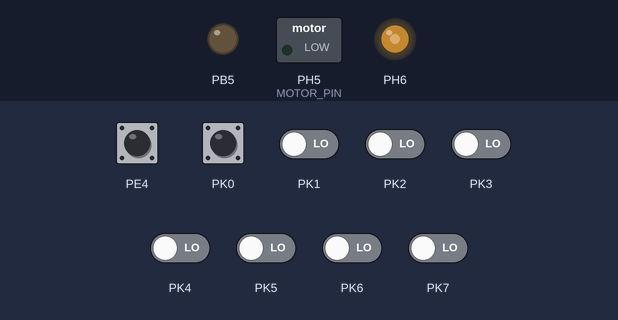
Simulated run of this program. Board: ATmega2560, built with avr-gcc and emulated at 16 MHz. On the bench: switched loads named in the program (green lamp = pin HIGH), output pins drawn as LEDs (lit = HIGH). The test bench sets the inputs (shaded band); at power-on: PE4 HIGH, PK0–7 LOW.

Above: at 1.25 s.
1.3 s: PE4 pulled LOW for 0.15 s
At 2.5 s:
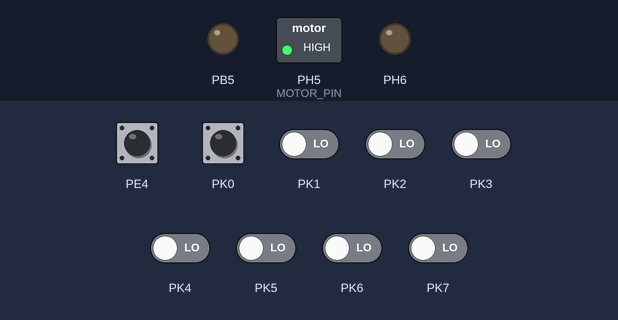
2.9 s: PK0 pulsed HIGH 5 times (0.12 s each, 0.3 s apart)
At 3.85 s:
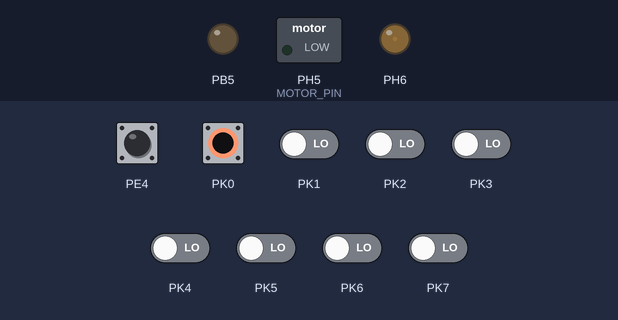
At 4.45 s:
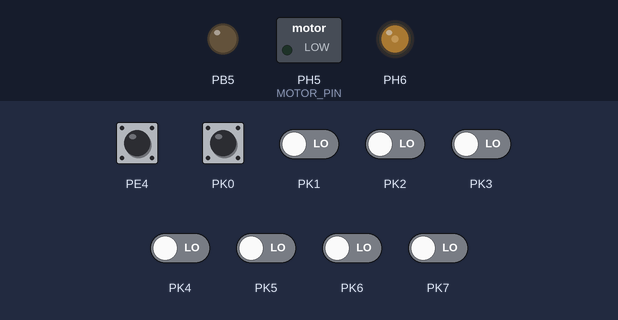
Timing chart, 0 to 13.3 s (numbered marks = the images above; inputs shaded):
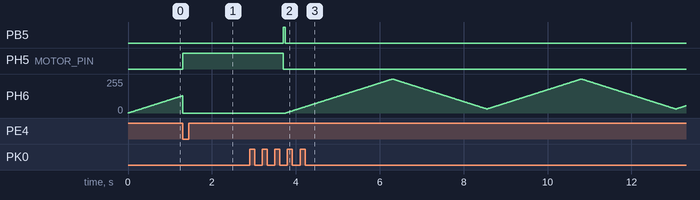

Measured:
- after the input at 1.3 s, PH5 (MOTOR_PIN): LOW → HIGH at once

The program:

Looping_Louie.c
```c
/*
* Looping Louie.c
*
* Created: 11.10.2015 12:35:54
* Author : Simon Richter
*/

#ifndef F_CPU
#define F_CPU 16000000UL // 16 MHz clock speed
#endif

#include <avr/io.h>
#include <util/delay.h>
#include <avr/interrupt.h>

#include "Looping Louie.h"
#include "ll_init.h"
#include "ll_debug.h"
#include "ll_resetSwitch.h"

#define LED_COLOR_OFF			0x00000000 // all LEDs OFF
#define LED_COLOR_PLAYER_LOST	0x00ff0000 // RED
#define LED_COLOR_PLAYER_1CHIP	0x000000ff // BLUE
#define LED_COLOR_PLAYER_2CHIP	0x0000ff00 // GREEN
#define LED_COLOR_PLAYER_3CHIP	0x00ffffff // WHITE

enum GAME_STEPS {
	STEP_GAME_ERROR	= 0,
	STEP_GAME_INIT,
	STEP_GAME_RUN,
	STEP_GAME_STOP,
	STEP_GAME_RESTART_WAIT,
#ifdef DEBUG
	LL_DEBUGGING,
#endif
};

uint8_t playerChips[MAX_PLAYERS];
struct pinPortMap g_ledMap[MAX_PLAYERS * 3];
uint8_t g_step;
volatile uint8_t g_isr_portchistory = 0; // all ports are pulled up
uint8_t g_isr_pinState[MAX_PLAYERS];

void ll_setSpeaker(uint8_t enable)
{
	if(enable)
	{
		PORTB |= (1<<PB5);
	}
	else
	{
		PORTB &= ~(1<<PB5);
	}
}
void ll_stopMotor()
{
	MOTOR_PORT &= ~(1<<MOTOR_PIN);
}

void ll_startMotor()
{
	MOTOR_PORT |= (1<<MOTOR_PIN);
}

void ll_setLedColor(uint8_t player, uint32_t color)
{
	uint8_t r,g,b;
	b = color & 0x000000ff;
	color >>= 8;
	g = color & 0x000000ff;
	color >>= 8;
	r = color & 0x000000ff;

	if(r > 0)
	{
		//SET_PORT(*g_ledMap[(player * 3)].port, g_ledMap[(player * 3)].pin);
		*g_ledMap[(player * 3)].port |= (1<<g_ledMap[(player * 3)].pin);
	}
	else
	{
		//CLR_PORT(*g_ledMap[(player * 3)].port, g_ledMap[(player * 3)].pin);
		*g_ledMap[(player * 3)].port &= ~(1<<g_ledMap[(player * 3)].pin);
	}

	if(g > 0)
	{
		*g_ledMap[(player * 3) +1].port |= (1<<g_ledMap[(player * 3) +1].pin);
	}
	else
	{
		*g_ledMap[(player * 3) +1].port &= ~(1<<g_ledMap[(player * 3) +1].pin);
	}

	if(b > 0)
	{
		*g_ledMap[(player * 3) +2].port |= (1<<g_ledMap[(player * 3) +2].pin);
	}
	else
	{
		*g_ledMap[(player * 3) +2].port &= ~(1<<g_ledMap[(player * 3) +2].pin);
	}
}

void ll_updateColor(uint8_t player)
{
	uint32_t color = 0x00ffffff;

	switch(playerChips[player])
	{
		case 0:
			color = LED_COLOR_PLAYER_LOST;
			break;

		case 1:
			color = LED_COLOR_PLAYER_1CHIP;
			break;

		case 2:
			color = LED_COLOR_PLAYER_2CHIP;
			break;

		case 3:
			color = LED_COLOR_PLAYER_3CHIP;
			break;

		//default:
		// do not catch error ..
	}
	ll_setLedColor(player, color);
}

void ll_stopGame()
{
	uint8_t i;
	// disable interrupt while not playing
	PCICR &= ~(1<<PCIE2);

	// stop the motor
	ll_stopMotor();

	// switch off all LEDs of every player expect that one, that lost
	for(i = 0; i < MAX_PLAYERS; i++)
	{
		if(playerChips[i] > 0)
		{
			ll_setLedColor(i, LED_COLOR_OFF);
		}
	}

	// activate Restart Switch
	ll_restartSwEnable();

	// beep 1 time to signal GAME STOPED
	ll_setSpeaker(1);
	_delay_ms(50);
	ll_setSpeaker(0);
}

void ll_runGame()
{
	return;
}

void ll_startGame()
{
	int i;
	for(i = 0; i < MAX_PLAYERS; i++)
	{
		playerChips[i] = 3; // 3 Chips per player at start
		g_isr_pinState[i] = LOW; // all pins are at LOW
		ll_setLedColor(i, LED_COLOR_PLAYER_3CHIP); // set LED of every player to START
	}
	g_isr_portchistory = 0;
	PCICR |= (1<<PCIE2); // enable interrupt for PCIE2
	PCMSK2 = 0xff; // Interrupt at all 8 pins

	ll_startMotor();
}

int main(void)
{
	uint8_t fadeDirect = RESTART_SW_FADE_IN;
	uint8_t fadeBrightness = 0;

	initDebugSystem();
	ll_initSystem( g_ledMap );
	ll_initRestartSwitch();

	g_step = STEP_GAME_RESTART_WAIT;
	// activate Restart Switch
	ll_restartSwEnable();
	while (1)
	{
		switch(g_step)
		{
			case STEP_GAME_INIT:
			ll_startGame();
			// stop RestartSwitch LED
			RESTART_SW_LED = 0;
			g_step = STEP_GAME_RUN;
			break;

			case STEP_GAME_RUN:
			ll_runGame();
			break;

			case STEP_GAME_STOP:
			ll_stopGame();
			// start fading in the RestartSwitch LED
			fadeDirect = RESTART_SW_FADE_IN;
			fadeBrightness = 0;
			g_step = STEP_GAME_RESTART_WAIT;
			break;

			case STEP_GAME_RESTART_WAIT:
				if(fadeDirect == RESTART_SW_FADE_IN)
				{
					fadeBrightness++;
					if(fadeBrightness >= RESTART_SW_LED_MAX_VAL)
					{
						fadeDirect = RESTART_SW_FADE_OUT;
					}
				}
				else
				{
					fadeBrightness--;
					if(fadeBrightness <= RESTART_SW_LED_MIN_VAL)
					{
						fadeDirect = RESTART_SW_FADE_IN;
					}
				}
				_delay_ms(10);
				RESTART_SW_LED = fadeBrightness;

			break;

			default:
			g_step = STEP_GAME_ERROR;
			break;
		}
		// TODO: needed !?!
		_delay_us(1);
	}
}

ISR(PCINT2_vect)
{
	uint8_t changedbits;
	int8_t player = -1;
	uint8_t i;

	changedbits = PINK ^ g_isr_portchistory;
	g_isr_portchistory = PINK;

	// if nothing changed -> ignore
	if(changedbits == 0)
	{
#ifdef DEBUG
		setDebugLED(1);
		setDebugSpeaker(1);
		_delay_ms(10);
		setDebugLED(0);
		setDebugSpeaker(0);
#endif
		return;
	}

	// check which player lost a chip
	for( i = 0; i < MAX_PLAYERS; i++)
	{
		if((changedbits & 0x01) == 1)
		{
			player = i;
			break;
		}
		changedbits >>= 1;
	}

	if(g_isr_pinState[player] == LOW)
	{
		g_isr_pinState[player] = HIGH;
	}
	else
	{
		g_isr_pinState[player] = LOW;
		return;
	}
	// disable Interrupt for this player
	//PCMSK2 &= ~(1<<player);

	playerChips[player] --;
	if( playerChips[player] <= 0)
	{
		// player lost
		g_step = STEP_GAME_STOP;
	}
	ll_updateColor(player);
	_delay_ms(200);
}

ISR(INT4_vect)
{
	// Restart Switch pressed -> Start game
	g_step = STEP_GAME_INIT;

	ll_restartSwDisable();
}
```

Looping_Louie.h
```c
/*
 * Looping_Louie.h
 *
 * Created: 31.10.2015 10:39:54
 *  Author: Simon
 */


#ifndef LOOPING_LOUIE_H_
#define LOOPING_LOUIE_H_

#ifndef F_CPU
#define F_CPU				16000000UL // 16 MHz clock speed
#endif

#define MAX_PLAYERS			8

#define SET_BIT(PORT,PIN)	(PORT |= (1<<PIN))
#define CLR_BIT(PORT,PIN)	(PORT &= ~(1<<PIN))

#define MOTOR_PORT			PORTH
#define MOTOR_PIN			PH5

#define HIGH				1
#define LOW					0

#include <avr/io.h>

struct pinPortMap
{
	volatile uint8_t *port;
	uint8_t pin;
	uint8_t direct;
};

void ll_setSpeaker(uint8_t enable);

#endif /* LOOPING_LOUIE_H_ */
```

ll_debug.c
```c
/*
 * ll_debug.c
 *
 * Created: 31.10.2015 10:56:59
 *  Author: Simon
 */

#include <avr/io.h>

#include "Looping Louie.h"
#include "ll_debug.h"

void __inline__ setDebugLED(uint8_t enable)
{
#ifdef DEBUG
	if(enable)
	{
		PORTB |= (1<<PB7);
	}
	else
	{
		PORTB &= ~(1<<PB7);
	}
#endif
}

void __inline__ setDebugSpeaker(uint8_t enable)
{
#ifdef DEBUG
	ll_setSpeaker(enable);
#endif
}
void __inline__ initDebugSystem()
{
#ifdef DEBUG
	DDRB |= (1<<DDB7) | (1<<DDB5); // set Debug[LED|Speaker] as output
#endif
}
```

ll_debug.h
```c
/*
 * ll_debug.h
 *
 * Created: 31.10.2015 10:57:11
 *  Author: Simon
 */


#ifndef LL_DEBUG_H_
#define LL_DEBUG_H_

void setDebugLED(uint8_t enable);
void setDebugSpeaker(uint8_t enable);
void initDebugSystem();

#endif /* LL_DEBUG_H_ */
```

ll_init.c
```c
/*
 * ll_init.c
 *
 * Created: 31.10.2015 10:34:20
 *  Author: Simon
 */

#include <avr/io.h>
#include <avr/interrupt.h>

#include "Looping Louie.h"
#include "ll_init.h"

void ll_initSystem( struct pinPortMap *ledMap )
{
	uint8_t i;

	// player 1 - red
	ledMap[0].pin = PA0;
	ledMap[0].port = &PORTA;
	ledMap[0].direct = DDRA;
	// player 1 - green
	ledMap[1].pin = PA1;
	ledMap[1].port = &PORTA;
	ledMap[1].direct = DDRA;
	// player 1 - blue
	ledMap[2].pin = PA2;
	ledMap[2].port =&PORTA;
	ledMap[2].direct = DDRA;

	// player 2 - red
	ledMap[3].pin = PA3;
	ledMap[3].port = &PORTA;
	ledMap[3].direct = DDRA;
	// player 2 - green
	ledMap[4].pin = PA4;
	ledMap[4].port = &PORTA;
	ledMap[4].direct = DDRA;
	// player 2 - blue
	ledMap[5].pin = PA5;
	ledMap[5].port = &PORTA;
	ledMap[5].direct = DDRA;

	// player 3 - red
	ledMap[6].pin = PA6;
	ledMap[6].port = &PORTA;
	ledMap[6].direct = DDRA;
	// player 3 - green
	ledMap[7].pin = PA7;
	ledMap[7].port = &PORTA;
	ledMap[7].direct = DDRA;
	// player 3 - blue
	ledMap[8].pin = PC7;
	ledMap[8].port = &PORTC;
	ledMap[8].direct = DDRC;

	// player 4 - red
	ledMap[9].pin = PC6;
	ledMap[9].port = &PORTC;
	ledMap[9].direct = DDRC;
	// player 4 - green
	ledMap[10].pin = PC5;
	ledMap[10].port = &PORTC;
	ledMap[10].direct = DDRC;
	// player 4 - blue
	ledMap[11].pin = PC4;
	ledMap[11].port = &PORTC;
	ledMap[11].direct = DDRC;

	// player 5 - red
	ledMap[12].pin = PC3;
	ledMap[12].port = &PORTC;
	ledMap[12].direct = DDRC;
	// player 5 - green
	ledMap[13].pin = PC2;
	ledMap[13].port = &PORTC;
	ledMap[13].direct = DDRC;
	// player 5 - blue
	ledMap[14].pin = PC1;
	ledMap[14].port = &PORTC;
	ledMap[14].direct = DDRC;

	// player 6 - red
	ledMap[15].pin = PC0;
	ledMap[15].port = &PORTC;
	ledMap[15].direct = DDRC;
	// player 6 - green
	ledMap[16].pin = PD7;
	ledMap[16].port = &PORTD;
	ledMap[16].direct = DDRD;
	// player 6 - blue
	ledMap[17].pin = PG2;
	ledMap[17].port = &PORTG;
	ledMap[17].direct = DDRG;

	// player 7 - red
	ledMap[18].pin = PG1;
	ledMap[18].port = &PORTG;
	ledMap[18].direct = DDRG;
	// player 7 - green
	ledMap[19].pin = PG0;
	ledMap[19].port = &PORTG;
	ledMap[19].direct = DDRG;
	// player 7 - blue
	ledMap[20].pin = PL7;
	ledMap[20].port = &PORTL;
	ledMap[20].direct = DDRL;

	// player 8 - red
	ledMap[21].pin = PL6;
	ledMap[21].port = &PORTL;
	ledMap[21].direct = DDRL;
	// player 8 - green
	ledMap[22].pin = PL5;
	ledMap[22].port = &PORTL;
	ledMap[22].direct = DDRL;
	// player 8 - blue
	ledMap[23].pin = PL4;
	ledMap[23].port = &PORTL;
	ledMap[23].direct = DDRL;

	for( i = 0; i < MAX_PLAYERS * 3; i++)
	{
		ledMap[i].direct |= (1<<ledMap[i].pin);
	}

	DDRB |= (1<<DDB5); // Looping Louie Speaker

	DDRH |= (1<<DDH5); // Motor output

	sei(); // turn on global interrupts
}
```

ll_init.h
```c
/*
 * ll_init.h
 *
 * Created: 31.10.2015 10:35:52
 *  Author: Simon
 */

#ifndef LL_INIT_H_
#define LL_INIT_H_

#include "Looping Louie.h"

void ll_initSystem( struct pinPortMap *ledMap );


#endif /* LL_INIT_H_ */
```

ll_resetSwitch.c
```c
/*
 * ll_resetSwitch.c
 *
 * Created: 01.11.2015 10:50:07
 *  Author: Simon
 */

#include "Looping Louie.h"
#include "ll_resetSwitch.h"

void __inline__ ll_restartSwEnable()
{
	EIMSK |= (1<<INT4);
}

void __inline__ ll_restartSwDisable()
{
	EIMSK &= ~(1<<INT4);
	RESTART_SW_LED = 0;
}

void ll_initRestartSwitch()
{
	// init restart Switch

	PORTE |= (1<<PE4); // enable Pullup for


	// *********** PWM TIMER *************
	DDRH |= (1<< PH6);
	TCCR2A = (1<<WGM21) | (1<<WGM20) ; // select FastPWM Mode
	TCCR2A |= (1<<COM2A1) | (1<<COM2B1); // clear OC2A and OC2B on compare match

	//TCCR2B = (1<<WGM22); // reset timer on OCR2A instead of 255
	TCCR2B |= (1<<CS20); // prescaler to 1

	//OCR2A = 63; // reset counter at value X
	RESTART_SW_LED = 0;
}
```

ll_resetSwitch.h
```c
/*
 * ll_resetSwitch.h
 *
 * Created: 01.11.2015 10:50:27
 *  Author: Simon
 */


#ifndef LL_RESETSWITCH_H_
#define LL_RESETSWITCH_H_

#define RESTART_SW_FADE_IN		1
#define RESTART_SW_FADE_OUT		0

#define RESTART_SW_LED_MIN_VAL	30
#define RESTART_SW_LED_MAX_VAL	255

#define RESTART_SW_LED			OCR2B

void ll_initRestartSwitch();
void ll_restartSwSetLedPwm(uint8_t val);

void ll_restartSwEnable();
void ll_restartSwDisable();

#endif /* LL_RESETSWITCH_H_ */
```
